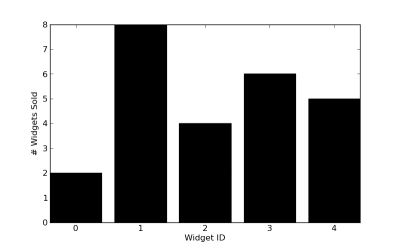

Write the Python code that produced this figure.
plot = Plot()

bar = Bar()
bar.xValues = range(5)
bar.yValues = [2, 8, 4, 6, 5]

plot.add(bar)
plot.setXLabel("Widget ID")
plot.setYLabel("# Widgets Sold")

plot.save("bar.png")
